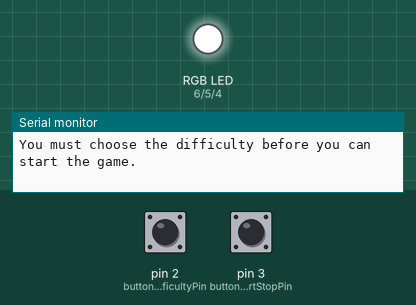
Simulated run of this sketch. Board: Arduino Uno, built with avr-gcc and run on an emulated ATmega328P. Shown: an RGB LED mixed from three pins (HIGH = lit), the last lines printed to the serial monitor. Dashed ring = blinking. The inputs (shaded band) are chosen by the test bench; at power-on: pin 2 (buttonCycleDifficultyPin) HIGH, pin 3 (buttonStartStopPin) HIGH. Random numbers use the default seed unless the sketch sets one.

Above: at 1.2 s.
1.3 s: pin 2 (buttonCycleDifficultyPin) pulled LOW for 0.15 s
2.9 s: pin 3 (buttonStartStopPin) pulled LOW for 0.15 s
At 4.3 s:
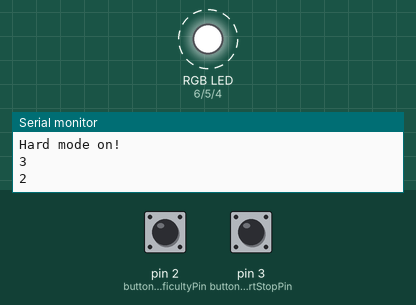
6.0 s: pin 3 (buttonStartStopPin) pulled LOW for 1 s
10.0 s: pin 3 (buttonStartStopPin) driven LOW
11.9 s: pin 2 (buttonCycleDifficultyPin) pulled LOW for 1 s
At 14.3 s:
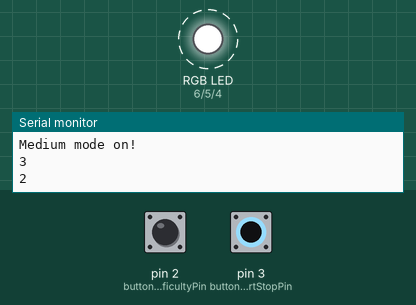
15.9 s: pin 2 (buttonCycleDifficultyPin) pulled LOW for 3.2 s
At 19.03 s:
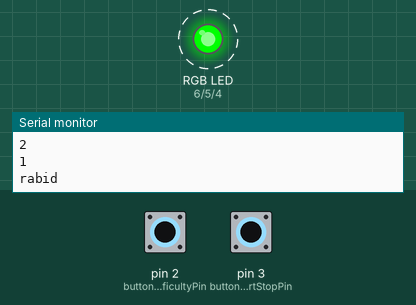
Timing chart, 0 to 20.6 s (numbered marks = the images above; inputs shaded):
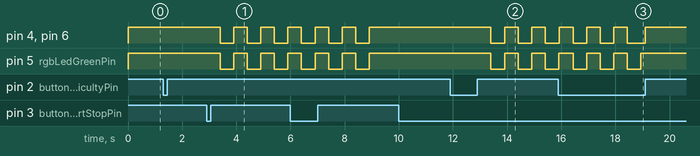

Measured:
- after the input at 2.9 s, pin 4 (rgbLedBluePin), pin 5 (rgbLedGreenPin), pin 6 (rgbLedRedPin): alternates HIGH for 0.50 s and LOW for 0.50 s, starting after 0.50 s
- after the input at 11.9 s, pin 4 (rgbLedBluePin), pin 5 (rgbLedGreenPin), pin 6 (rgbLedRedPin): alternates HIGH for 0.50 s and LOW for 0.50 s, starting after 1.5 s

The sketch:

sketch.ino
```cpp
// RGB LED Pins
const int rgbLedRedPin = 6;
const int rgbLedGreenPin = 5;
const int rgbLedBluePin = 4;
const int rgbLedPins[] = { rgbLedRedPin, rgbLedGreenPin, rgbLedBluePin };

// Buttons Pins
const int buttonStartStopPin = 3;
const int buttonCycleDifficultyPin = 2;
const int buttonsPins[] = { buttonStartStopPin, buttonCycleDifficultyPin };

// Buttons debouncing
volatile unsigned long buttonCycleDifficultyLastDebounceTimeMilliseconds = 0;
const unsigned long buttonCycleDifficultyDebounceTimeMilliseconds = 50;

volatile unsigned long buttonStartStopLastDebounceTimeMilliseconds = 0;
const unsigned long buttonStartStopDebounceTimeMilliseconds = 50;

// Game constants
const int roundTimeMilliseconds = 30000; // 30000 ms = 30 s (Round time)
const int startGameAnimationDurationSeconds = 3; // Start Game animation (3, 2, 1 and LED blink)

const int wordsCount = 50;
const String words[wordsCount] = {
  "snake",
  "imminent",
  "tendency",
  "pretend",
  "separate",
  "cooing",
  "agreeable",
  "dress",
  "six",
  "many",
  "half",
  "righteous",
  "metal",
  "scatter",
  "wheel",
  "astonishing",
  "neck",
  "wire",
  "oil",
  "moor",
  "dull",
  "threatening",
  "anxious",
  "rambunctious",
  "actor",
  "electric",
  "spy",
  "wholesale",
  "test",
  "minor",
  "burn",
  "warm",
  "recondite",
  "mourn",
  "rabid",
  "clap",
  "belief",
  "dramatic",
  "medical",
  "fuzzy",
  "even",
  "bucket",
  "grumpy",
  "quiet",
  "company",
  "absorbing",
  "idiotic",
  "tie",
  "support",
  "scandalous"
};

enum Difficulty {
  UNKNOWN = -1,
  EASY = 0,
  MEDIUM = 1,
  HARD = 2
};

// Game state
volatile bool shouldCycleDifficulty = false;
volatile bool shouldStartGame = false;
volatile bool shouldStopGame = false;
volatile bool isGameStarted = false;
volatile bool shouldChangeWord = false;

enum Difficulty difficulty = Difficulty::UNKNOWN;
int timePerWord = 0; // Maximum time per word. It must be correlated with difficulty. 0 is invalid, meaning that difficulty is unknown.

long roundTimeStartMilliseconds = 0; // Timestamp round start
int correctWordsCounter = 0; // Score
String currentWord = ""; // Current random word
String inputText = ""; // Current user input

// Sets values for RGB LED digital
void setRgbLed(int redValue, int greenValue, int blueValue) {
  digitalWrite(rgbLedRedPin, redValue);
  digitalWrite(rgbLedGreenPin, greenValue);
  digitalWrite(rgbLedBluePin, blueValue);
}

// Handler for Cycle Difficulty Button
void triggerCycleDifficulty() {
  if (millis() - buttonCycleDifficultyLastDebounceTimeMilliseconds > buttonCycleDifficultyDebounceTimeMilliseconds) {
    buttonCycleDifficultyLastDebounceTimeMilliseconds = millis();

    if (isGameStarted) {
      return;
    }

    shouldCycleDifficulty = true;
  }
}

// Handler for Cycle Difficulty Event (shouldCycleDifficulty flag)
void cycleDifficulty() {
  shouldCycleDifficulty = false;

  difficulty = (Difficulty)(((int)difficulty + 1) % 3); // Cycle through 3 difficulties: Easy / Medium / Hard

  switch (difficulty) {
    case Difficulty::EASY:
      Serial.println("Easy mode on!");
      timePerWord = 4;
      break;
    case Difficulty::MEDIUM:
      Serial.println("Medium mode on!");
      timePerWord = 3;
      break;
    case Difficulty::HARD:
      Serial.println("Hard mode on!");
      timePerWord = 2;
      break;
    default:
      Serial.println("Invalid difficulty. Please try again!");
      difficulty = Difficulty::UNKNOWN;
      timePerWord = 0;
      break;
  }
}

// Handler for Start/Stop Button
void triggerStartStopGame() {
  if (millis() - buttonStartStopLastDebounceTimeMilliseconds > buttonStartStopDebounceTimeMilliseconds) {
    buttonStartStopLastDebounceTimeMilliseconds = millis();

    if (isGameStarted) {
      shouldStopGame = true;
    }
    else {
      shouldStartGame = true;
    }
  }
}

// Handler for StartGame Event (shouldStartGame flag)
void startGame() {
  shouldStartGame = false;

  if (difficulty == Difficulty::UNKNOWN) {
    Serial.println("Please choose difficulty.");
    return;
  }

  correctWordsCounter = 0;
  inputText = "";

  // Start game animation
  for (int i = startGameAnimationDurationSeconds; i > 0; i--) {
    Serial.println(i);
    setRgbLed(HIGH, HIGH, HIGH);
    delay(500);
    setRgbLed(LOW, LOW, LOW);
    delay(500);
  }

  setRgbLed(LOW, HIGH, LOW);

  noInterrupts();

  // Initialize Timer 1
  TCCR1A = 0;
  TCCR1B = 0;
  TCNT1 = 0;

  const unsigned long clock = 16000000; // 16 MHz clock frequency
  const unsigned long prescaler = 1024;
  const unsigned long timeCompareTarget = (clock / prescaler) * timePerWord - 1;

  OCR1A = timeCompareTarget;

  TCCR1B |= (1 << WGM12); // Turn on CTC mode
  TCCR1B |= (1 << CS12) | (1 << CS10); // Set prescaler to 1024
  TIMSK1 |= (1 << OCIE1A); // Enable timer interrupt for compare mode

  interrupts();

  roundTimeStartMilliseconds = millis();
  isGameStarted = true;
  shouldChangeWord = true;
}

// ISR for timer 1 (timer for change word)
ISR(TIMER1_COMPA_vect) {
  shouldChangeWord = true;
}

// Handler for ChangeWord Event (shouldChangeWord flag)
void changeWord() {
  shouldChangeWord = false;

  TCNT1 = 0; // Reset change word timer

  // Choose random word
  int index = random(0, wordsCount);
  currentWord = words[index];

  inputText = ""; // Reset user input

  Serial.print("\n\n");
  Serial.println(currentWord);
}

// Resets game to inactive state
void setInactiveState() {
  setRgbLed(HIGH, HIGH, HIGH);
  difficulty = Difficulty::UNKNOWN;
  timePerWord = 0;
  shouldCycleDifficulty = false;
  shouldStartGame = false;
  shouldStopGame = false;
  isGameStarted = false;
  correctWordsCounter = 0;
  shouldChangeWord = false;
  currentWord = "";
  inputText = "";

  noInterrupts();

  // Reset Timer 1
  TCCR1A = 0;
  TCCR1B = 0;
  TCNT1 = 0;

  OCR1A = 0;

  TCCR1B &= ~(1 << WGM12); // Turn off CTC mode
  TCCR1B &= ~(1 << CS12) & ~(1 << CS10); // Reset prescaler 1024
  TIMSK1 &= ~(1 << OCIE1A); // Disable timer interrupt for compare mode

  interrupts();

  Serial.println("You must choose the difficulty before you can start the game.");
}

// Stops the game
void stopGame() {
  Serial.print("\n\nScore: ");
  Serial.println(correctWordsCounter);

  setInactiveState();
}

// Initial load
void setup() {
  Serial.begin(115200);

  randomSeed(analogRead(0)); // Sets a random seed for ensuring a random sequence of words

  for (int i = 0; i < 3; i++) {
    pinMode(rgbLedPins[i], OUTPUT);
  }

  for (int i = 0; i < 2; i++) {
    pinMode(buttonsPins[i], INPUT_PULLUP);
  }

  attachInterrupt(digitalPinToInterrupt(buttonCycleDifficultyPin), triggerCycleDifficulty, LOW);
  attachInterrupt(digitalPinToInterrupt(buttonStartStopPin), triggerStartStopGame, LOW);

  setInactiveState();
}

// Operational loop
void loop() {
  // Handle cycle difficulty
  if (shouldCycleDifficulty) {
    cycleDifficulty();
  }

  // Handle start game
  if (shouldStartGame) {
    startGame();
  }

  // Handle stop game
  if (shouldStopGame) {
    stopGame();
  }

  // Handle actual game
  if (isGameStarted) {
    // Handle change word
    if (shouldChangeWord) {
      changeWord();
    }

    // Check if round should finish (time elapsed)
    if ((millis() - roundTimeStartMilliseconds >= roundTimeMilliseconds) && !shouldStopGame) {
      shouldStopGame = true;
    }

    // Handle user input
    if (Serial.available()) {
      char c = Serial.read(); // Read character

      if (c == '\b') { // If character is a backspace
        if (inputText.length() > 0) {
          inputText.remove(inputText.length() - 1); // Remove last character in inputText (buffer for user input)

          // Replace current line in terminal with spaces and then replace spaces with user input (reflection for backspace)
          String clearText = "";

          clearText += "\r";
          for (unsigned int i = 0; i <= inputText.length(); i++) {
            clearText += " ";
          }
          clearText += "\r";

          Serial.print(clearText);
          Serial.print(inputText);
        }
      }
      else if (c == '\n') { // Else if character is a new line
        inputText = ""; // Clear input
      }
      else { // Else it is a normal character
        inputText += c; // Append to input
      }

      if (currentWord.startsWith(inputText)) { // If current word starts with input text, then user is on the right path
        setRgbLed(LOW, HIGH, LOW); // Turn on green LED, so the user knows that he doesn't have mistakes in his word until now
      }
      else { // Else user input contains mistakes (impossible to get to the current word)
        setRgbLed(HIGH, LOW, LOW); // Turn on red LED, so the user knows that he must correct his input
      }

      if (currentWord.equals(inputText)) { // If input is correct (equals to current word)
        correctWordsCounter++; // Increment the score
        shouldChangeWord = true; // Request new word
      }
    }
  }
}
```
